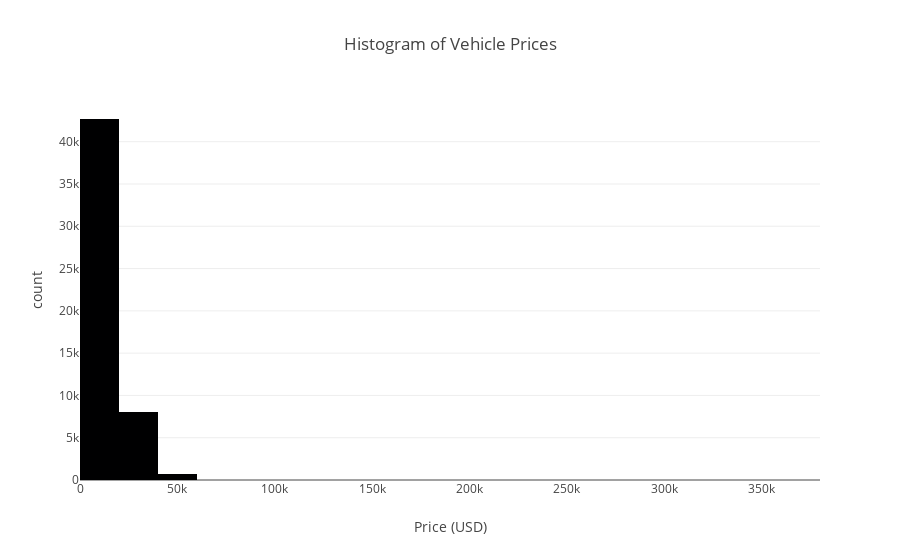
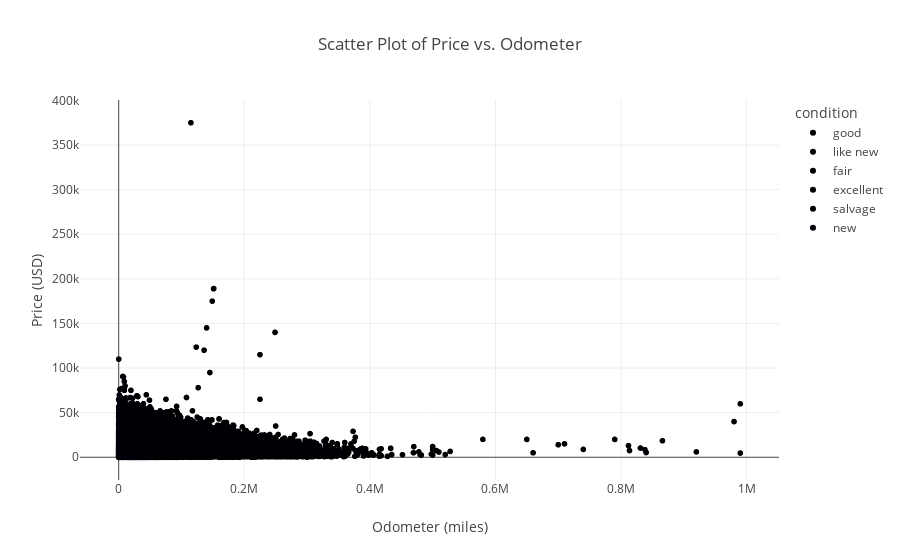

The code cell stored with these charts, in order, in its notebook:
### Code cell
# Streamlit header
st.header('Vehicle Data Analysis')

# Checkbox to filter data
condition_filter = st.checkbox('Only show vehicles in good or excellent condition')

# Filter data based on checkbox input
if condition_filter:
    df = df[df['condition'].isin(['good', 'excellent'])]

# Plotly Express histogram for vehicle prices
fig_hist = px.histogram(df, x='price', title='Distribution of Vehicle Prices')
st.plotly_chart(fig_hist)

# Plotly Express scatter plot for price vs odometer
fig_scatter = px.scatter(df, x='odometer', y='price', title='Price vs Odometer')
st.plotly_chart(fig_scatter)

### Figure 1 — Plotly figure (JSON) as saved in the notebook; plotly's stock layout.template omitted (floating-point values rounded to 4 significant figures; data arrays with more than 128 entries replaced by an {"elided": "..."} marker saying what was removed)
{"data": [{"alignmentgroup": "True", "bingroup": "x", "hovertemplate": "Price (USD)=%{x}<br>count=%{y}<extra></extra>", "legendgroup": "", "marker": {"color": "#000001", "pattern": {"shape": ""}}, "name": "", "nbinsx": 30, "offsetgroup": "", "orientation": "v", "showlegend": false, "type": "histogram", "x": {"elided": "51525 int values"}, "xaxis": "x", "yaxis": "y"}], "layout": {"barmode": "relative", "legend": {"tracegroupgap": 0}, "title": {"text": "Histogram of Vehicle Prices"}, "xaxis": {"anchor": "y", "domain": [0, 1], "title": {"text": "Price (USD)"}}, "yaxis": {"anchor": "x", "domain": [0, 1], "title": {"text": "count"}}}}

### Figure 2 — Plotly figure (JSON) as saved in the notebook; plotly's stock layout.template omitted (floating-point values rounded to 4 significant figures; data arrays with more than 128 entries replaced by an {"elided": "..."} marker saying what was removed)
{"data": [{"hovertemplate": "condition=good<br>Odometer (miles)=%{x}<br>Price (USD)=%{y}<extra></extra>", "legendgroup": "good", "marker": {"color": "#000001", "symbol": "circle"}, "mode": "markers", "name": "good", "showlegend": true, "type": "scattergl", "x": {"elided": "20145 int values"}, "xaxis": "x", "y": {"elided": "20145 int values"}, "yaxis": "y"}, {"hovertemplate": "condition=like new<br>Odometer (miles)=%{x}<br>Price (USD)=%{y}<extra></extra>", "legendgroup": "like new", "marker": {"color": "#000002", "symbol": "circle"}, "mode": "markers", "name": "like new", "showlegend": true, "type": "scattergl", "x": {"elided": "4742 int values"}, "xaxis": "x", "y": {"elided": "4742 int values"}, "yaxis": "y"}, {"hovertemplate": "condition=fair<br>Odometer (miles)=%{x}<br>Price (USD)=%{y}<extra></extra>", "legendgroup": "fair", "marker": {"color": "#000003", "symbol": "circle"}, "mode": "markers", "name": "fair", "showlegend": true, "type": "scattergl", "x": {"elided": "1607 int values"}, "xaxis": "x", "y": {"elided": "1607 int values"}, "yaxis": "y"}, {"hovertemplate": "condition=excellent<br>Odometer (miles)=%{x}<br>Price (USD)=%{y}<extra></extra>", "legendgroup": "excellent", "marker": {"color": "#000004", "symbol": "circle"}, "mode": "markers", "name": "excellent", "showlegend": true, "type": "scattergl", "x": {"elided": "24773 int values"}, "xaxis": "x", "y": {"elided": "24773 int values"}, "yaxis": "y"}, {"hovertemplate": "condition=salvage<br>Odometer (miles)=%{x}<br>Price (USD)=%{y}<extra></extra>", "legendgroup": "salvage", "marker": {"color": "#000005", "symbol": "circle"}, "mode": "markers", "name": "salvage", "showlegend": true, "type": "scattergl", "x": [216348, 285000, 120000, 164221, 229704, 175000, 334250, 482000, 249000, 154057, 251880, 219700, 218000, 128000, 221184, 64046, null, null, 108000, 142000, 57500, 0, 63000, 38000, 116600, 0, null, 9621, 97800, null, 150000, 17083, 48500, 130235, 200000, 8900, null, 174048, 63400, 305000, 108000, 167006, 279000, null, 240500, 38000, 86000, 210000, 50000, 108000, 221000, 29328, 60925, null, 53888, 143347, 188955, null, 163000, 244360, 189388, 180000, null, 119000, 9621, 180808, 105000, 235265, 125000, 24500, 29328, 60925, 102247, null, 140200, null, 49675, 146000, 135000, 100000, 200000, 47000, 148000, null, 190000, 153000, 149000, 168000, 163, 201000, 28000, 124000, 291000, null, 102611, 338000, null, 212523, null, 32325, null, 180000, 54000, 158731, 100, 49000, 267372, 173000, 207000, 238240, 225000, 106251, 20000, null, 181500], "xaxis": "x", "y": [600, 1000, 5500, 999, 850, 5000, 8000, 2500, 1800, 1000, 1500, 1800, 8000, 580, 2700, 11000, 800, 800, 3800, 4100, 12900, 400, 18500, 13500, 5500, 900, 850, 4500, 3750, 22000, 800, 1700, 9450, 2000, 1500, 5000, 4000, 800, 13000, 800, 15000, 2950, 1500, 3500, 800, 10700, 9975, 1400, 1200, 3500, 800, 20750, 8750, 13200, 6750, 2950, 2495, 2400, 2700, 2500, 800, 1200, 1200, 1000, 4500, 500, 4700, 1000, 3500, 5200, 20750, 8750, 8725, 750, 5000, 1700, 3000, 3000, 6000, 2500, 700, 5990, 500, 2500, 2250, 650, 700, 1000, 1900, 600, 7000, 1000, 1500, 7000, 4800, 500, 2000, 700, 3000, 5000, 7000, 450, 9900, 1500, 5000, 14500, 500, 1500, 1000, 850, 500, 3500, 5000, 2900, 2700], "yaxis": "y"}, {"hovertemplate": "condition=new<br>Odometer (miles)=%{x}<br>Price (USD)=%{y}<extra></extra>", "legendgroup": "new", "marker": {"color": "#000006", "symbol": "circle"}, "mode": "markers", "name": "new", "showlegend": true, "type": "scattergl", "x": {"elided": "143 int values"}, "xaxis": "x", "y": {"elided": "143 int values"}, "yaxis": "y"}], "layout": {"legend": {"title": {"text": "condition"}, "tracegroupgap": 0}, "title": {"text": "Scatter Plot of Price vs. Odometer"}, "xaxis": {"anchor": "y", "domain": [0, 1], "title": {"text": "Odometer (miles)"}}, "yaxis": {"anchor": "x", "domain": [0, 1], "title": {"text": "Price (USD)"}}}}
